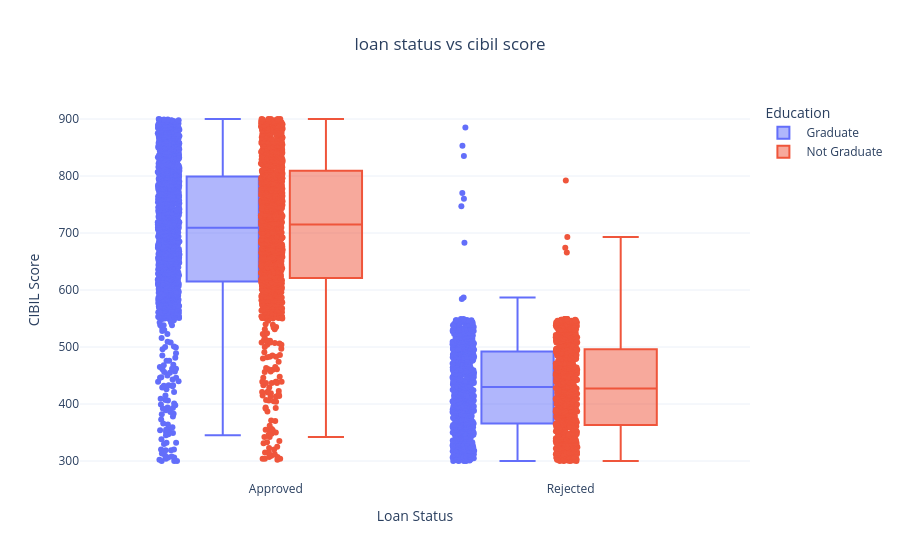

The cell this chart's notebook holds for it:
### Code cell
fig = px.box(df, x="loan_status", y="cibil_score",color="education", points="all", title="loan status vs cibil score")
fig.update_layout( title_x=0.5,template="plotly_white",xaxis_title="Loan Status",yaxis_title="CIBIL Score",legend_title="Education")
fig.show()

### Figure 1 — Plotly figure (JSON) as saved in the notebook; plotly's stock layout.template omitted (floating-point values rounded to 4 significant figures; data arrays with more than 128 entries replaced by an {"elided": "..."} marker saying what was removed)
{"data": [{"alignmentgroup": "True", "boxpoints": "all", "hovertemplate": "education= Graduate<br>loan_status=%{x}<br>cibil_score=%{y}<extra></extra>", "legendgroup": " Graduate", "marker": {"color": "#636efa"}, "name": " Graduate", "notched": false, "offsetgroup": " Graduate", "orientation": "v", "showlegend": true, "type": "box", "x": {"elided": "2144 str values"}, "x0": " ", "xaxis": "x", "y": {"elided": "2144 int values"}, "y0": " ", "yaxis": "y"}, {"alignmentgroup": "True", "boxpoints": "all", "hovertemplate": "education= Not Graduate<br>loan_status=%{x}<br>cibil_score=%{y}<extra></extra>", "legendgroup": " Not Graduate", "marker": {"color": "#EF553B"}, "name": " Not Graduate", "notched": false, "offsetgroup": " Not Graduate", "orientation": "v", "showlegend": true, "type": "box", "x": {"elided": "2125 str values"}, "x0": " ", "xaxis": "x", "y": {"elided": "2125 int values"}, "y0": " ", "yaxis": "y"}], "layout": {"boxmode": "group", "legend": {"title": {"text": "Education"}, "tracegroupgap": 0}, "title": {"text": "loan status vs cibil score", "x": 0.5}, "xaxis": {"anchor": "y", "domain": [0, 1], "title": {"text": "Loan Status"}}, "yaxis": {"anchor": "x", "domain": [0, 1], "title": {"text": "CIBIL Score"}}}}
